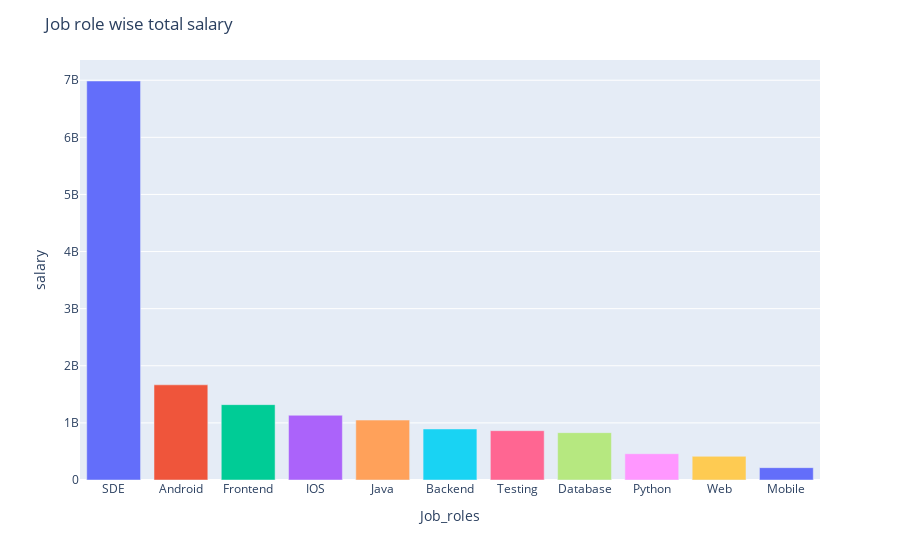

Notebook code cell kept with this figure:
### Code cell
fig = px.bar(values,color=values.index,labels = {'value':'salary',
                                                'index':'JobRoles'})
fig.update_layout(showlegend=False,title_text='Job role wise total salary')

### Figure 1 — Plotly figure (JSON) as saved in the notebook; plotly's stock layout.template omitted (floating-point values rounded to 4 significant figures)
{"data": [{"alignmentgroup": "True", "hovertemplate": "Job_roles=%{x}<br>salary=%{y}<extra></extra>", "legendgroup": "SDE", "marker": {"color": "#636efa", "pattern": {"shape": ""}}, "name": "SDE", "offsetgroup": "SDE", "orientation": "v", "showlegend": true, "textposition": "auto", "type": "bar", "x": ["SDE"], "xaxis": "x", "y": [6986600576], "yaxis": "y"}, {"alignmentgroup": "True", "hovertemplate": "Job_roles=%{x}<br>salary=%{y}<extra></extra>", "legendgroup": "Android", "marker": {"color": "#EF553B", "pattern": {"shape": ""}}, "name": "Android", "offsetgroup": "Android", "orientation": "v", "showlegend": true, "textposition": "auto", "type": "bar", "x": ["Android"], "xaxis": "x", "y": [1666607904], "yaxis": "y"}, {"alignmentgroup": "True", "hovertemplate": "Job_roles=%{x}<br>salary=%{y}<extra></extra>", "legendgroup": "Frontend", "marker": {"color": "#00cc96", "pattern": {"shape": ""}}, "name": "Frontend", "offsetgroup": "Frontend", "orientation": "v", "showlegend": true, "textposition": "auto", "type": "bar", "x": ["Frontend"], "xaxis": "x", "y": [1319643488], "yaxis": "y"}, {"alignmentgroup": "True", "hovertemplate": "Job_roles=%{x}<br>salary=%{y}<extra></extra>", "legendgroup": "IOS", "marker": {"color": "#ab63fa", "pattern": {"shape": ""}}, "name": "IOS", "offsetgroup": "IOS", "orientation": "v", "showlegend": true, "textposition": "auto", "type": "bar", "x": ["IOS"], "xaxis": "x", "y": [1133959680], "yaxis": "y"}, {"alignmentgroup": "True", "hovertemplate": "Job_roles=%{x}<br>salary=%{y}<extra></extra>", "legendgroup": "Java", "marker": {"color": "#FFA15A", "pattern": {"shape": ""}}, "name": "Java", "offsetgroup": "Java", "orientation": "v", "showlegend": true, "textposition": "auto", "type": "bar", "x": ["Java"], "xaxis": "x", "y": [1049231008], "yaxis": "y"}, {"alignmentgroup": "True", "hovertemplate": "Job_roles=%{x}<br>salary=%{y}<extra></extra>", "legendgroup": "Backend", "marker": {"color": "#19d3f3", "pattern": {"shape": ""}}, "name": "Backend", "offsetgroup": "Backend", "orientation": "v", "showlegend": true, "textposition": "auto", "type": "bar", "x": ["Backend"], "xaxis": "x", "y": [893730688], "yaxis": "y"}, {"alignmentgroup": "True", "hovertemplate": "Job_roles=%{x}<br>salary=%{y}<extra></extra>", "legendgroup": "Testing", "marker": {"color": "#FF6692", "pattern": {"shape": ""}}, "name": "Testing", "offsetgroup": "Testing", "orientation": "v", "showlegend": true, "textposition": "auto", "type": "bar", "x": ["Testing"], "xaxis": "x", "y": [863558848], "yaxis": "y"}, {"alignmentgroup": "True", "hovertemplate": "Job_roles=%{x}<br>salary=%{y}<extra></extra>", "legendgroup": "Database", "marker": {"color": "#B6E880", "pattern": {"shape": ""}}, "name": "Database", "offsetgroup": "Database", "orientation": "v", "showlegend": true, "textposition": "auto", "type": "bar", "x": ["Database"], "xaxis": "x", "y": [829175200], "yaxis": "y"}, {"alignmentgroup": "True", "hovertemplate": "Job_roles=%{x}<br>salary=%{y}<extra></extra>", "legendgroup": "Python", "marker": {"color": "#FF97FF", "pattern": {"shape": ""}}, "name": "Python", "offsetgroup": "Python", "orientation": "v", "showlegend": true, "textposition": "auto", "type": "bar", "x": ["Python"], "xaxis": "x", "y": [460263584], "yaxis": "y"}, {"alignmentgroup": "True", "hovertemplate": "Job_roles=%{x}<br>salary=%{y}<extra></extra>", "legendgroup": "Web", "marker": {"color": "#FECB52", "pattern": {"shape": ""}}, "name": "Web", "offsetgroup": "Web", "orientation": "v", "showlegend": true, "textposition": "auto", "type": "bar", "x": ["Web"], "xaxis": "x", "y": [415036496], "yaxis": "y"}, {"alignmentgroup": "True", "hovertemplate": "Job_roles=%{x}<br>salary=%{y}<extra></extra>", "legendgroup": "Mobile", "marker": {"color": "#636efa", "pattern": {"shape": ""}}, "name": "Mobile", "offsetgroup": "Mobile", "orientation": "v", "showlegend": true, "textposition": "auto", "type": "bar", "x": ["Mobile"], "xaxis": "x", "y": [216159328], "yaxis": "y"}], "layout": {"barmode": "relative", "legend": {"title": {"text": "Job_roles"}, "tracegroupgap": 0}, "margin": {"t": 60}, "showlegend": false, "title": {"text": "Job role wise total salary"}, "xaxis": {"anchor": "y", "categoryarray": ["SDE", "Android", "Frontend", "IOS", "Java", "Backend", "Testing", "Database", "Python", "Web", "Mobile"], "categoryorder": "array", "domain": [0, 1], "title": {"text": "Job_roles"}}, "yaxis": {"anchor": "x", "domain": [0, 1], "title": {"text": "salary"}}}}
